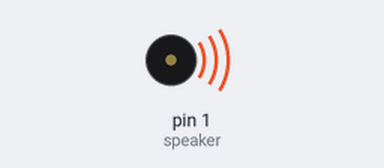
The sketch below on a simulated Arduino Uno, built with avr-gcc and run on an emulated ATmega328P. Shown: buzzer (waves = sounding).

Above: at 0.2 s.
At 1.87 s:
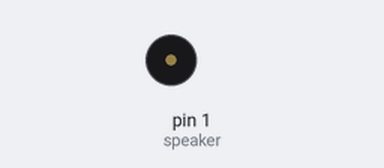
Timing chart, 0 to 5.2 s (numbered marks = the images above):
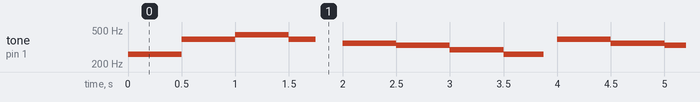

The sketch:

twinkle.ino
```cpp
//Matt Haidet

byte speaker = 1;

//Variables for rythm

int tempo = 1000;
int w = tempo;
int h = w/2;
int q = h/2;
//int e = q/2;
//int s = e/2;

int c = 261;
int d = 293;
int e = 330;
int f = 350;
int g = 392;
int a = 440;
int b = 494;
int c2 = 523;

void scaleUp(){
  int scale [] = {c,d,e,f,g,a,b,c2};

  for (int n = 0; n < 8; n++){
   tone(speaker, scale[n], q);
  delay(q);
  }
  }

  void chord(byte start){
     int scale [] = {c,d,e,f,g,a,b,c2};
      for (int n = start; n < start+6; n+=2){
   tone(speaker, scale[n], e);
  delay(e);
  }
  }

  void play(int n, int r){
   tone(speaker, n, r);
  delay(r);
  }

  void twinkle(){
    play(c, q);
    play(c, q);
    play(g, q);
    play(g, q);
    play(a, q);
    play(a, q);
    play(g, q);
    delay(q);
    play(f, q);
    play(f, q);
    play(e, q);
    play(e, q);
    play(d, q);
    play(d, q);
    play(c, q*1.5);
    delay(q/2);
    play(g, q);
    play(g, q);
    play(f, q);
    play(f, q);
    play(e, q);
    play(e, q);
    play(d, q);
    delay(q);
    play(g, q);
    play(g, q);
    play(f, q);
    play(f, q);
    play(e, q);
    play(e, q);
    play(d, q);
    delay(q);
        play(c, q);
    play(c, q);
    play(g, q);
    play(g, q);
    play(a, q);
    play(a, q);
    play(g, q);
    delay(q);
    play(f, q);
    play(f, q);
    play(e, q);
    play(e, q);
    play(d, q);
    play(d, q);
    play(c, q*1.5);
    delay(q/2);
  }

  void blues(){

  }

  void setup(){
   pinMode(speaker, OUTPUT);
  }

  void loop(){
    twinkle();
  }
```

Measured:
- by itself, tone on pin 1 (speaker): plays 261 Hz for 0.50 s, 392 Hz for 0.50 s, 440 Hz for 0.50 s, 392 Hz for 0.25 s, 350 Hz for 0.50 s, 330 Hz for 0.50 s … (260 notes in this stretch)
